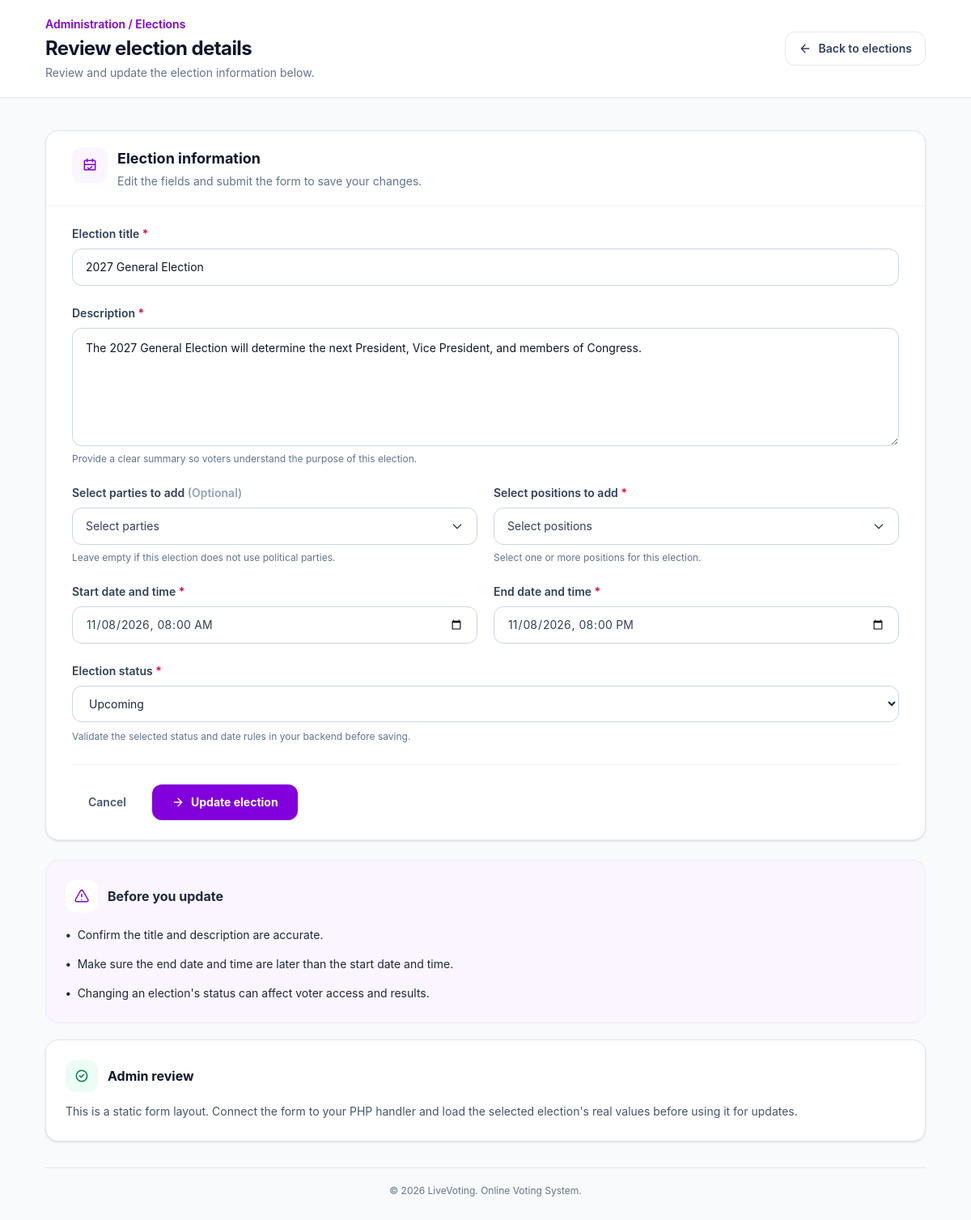
The page /views/admin/review_election_details.php?election=1 (signed in) on the database its author committed.
### tables this page shows
CREATE TABLE elections (
    id INT AUTO_INCREMENT PRIMARY KEY,
    title VARCHAR(100) NOT NULL UNIQUE,
    description TEXT NOT NULL,
    start_date DATETIME NOT NULL,
    end_date DATETIME NOT NULL,
    status ENUM('upcoming', 'ongoing', 'completed') NOT NULL DEFAULT 'upcoming',
    created_at TIMESTAMP DEFAULT CURRENT_TIMESTAMP,
    updated_at TIMESTAMP DEFAULT CURRENT_TIMESTAMP ON UPDATE CURRENT_TIMESTAMP
);

### views/admin/review_election_details.php (the view, shortened to what this page needs)
<?php
require_once APP_ROOT . '/app/config/database.php';
$electionId = filter_input(INPUT_GET, 'election', FILTER_VALIDATE_INT);
$stmt = $pdo->prepare("SELECT * FROM elections WHERE id=?");
$stmt->execute([$electionId]);
$election = $stmt->fetch(PDO::FETCH_ASSOC);
?>
<!DOCTYPE html>
<html lang="en">
<head>
    <link rel="stylesheet" href="../../public/css/app.css">
</head>
<body class="min-h-screen bg-slate-50 text-slate-800">
    <div class="min-h-screen">
        <header class="border-b border-slate-200 bg-white">
            <div class="mx-auto flex max-w-6xl items-center justify-between gap-4 px-4 py-5 sm:px-6 lg:px-8">
                <div>
                    <p class="text-sm font-semibold text-purple-700">Administration / Elections</p>
                    <h1 class="mt-1 text-xl font-bold tracking-tight text-slate-900 sm:text-2xl">Review election details</h1>
                    <p class="mt-1 text-sm text-slate-500">Review and update the election information below.</p>
                </div>
                <a href="../common/elections.php" class="inline-flex shrink-0 items-center gap-2 rounded-xl border border-slate-200 bg-white px-4 py-2.5 text-sm font-semibold text-slate-700 transition hover:bg-slate-100 focus:outline-none focus:ring-4 focus:ring-slate-100">
                    <svg class="h-4 w-4" viewBox="0 0 24 24" fill="none" stroke="currentColor" stroke-width="2" aria-hidden="true">
                        <path stroke-linecap="round" stroke-linejoin="round" d="M19 12H5m7 7-7-7 7-7" />
                    </svg>
                    Back to elections
                </a>
            </div>
        </header>
        <main class="mx-auto max-w-6xl px-4 py-8 sm:px-6 sm:py-10 lg:px-8">
            <div class="grid gap-6 lg:grid-cols-[minmax(0,1fr)_300px]">
                <section class="overflow-hidden rounded-2xl border border-slate-200 bg-white shadow-sm">
                    <div class="border-b border-slate-100 px-5 py-5 sm:px-8">
                        <div class="flex items-start gap-3">
                            <span class="flex h-11 w-11 shrink-0 items-center justify-center rounded-xl bg-purple-50 text-purple-700">
                                <svg class="h-5 w-5" viewBox="0 0 24 24" fill="none" stroke="currentColor" stroke-width="1.8" aria-hidden="true">
                                    <path stroke-linecap="round" stroke-linejoin="round" d="M8 7V3m8 4V3M4 11h16M5 5h14a1 1 0 0 1 1 1v13H4V6a1 1 0 0 1 1-1Z" />
                                    <path stroke-linecap="round" stroke-linejoin="round" d="m9 16 2 2 4-4" />
                                </svg>
                            </span>
                            <div>
                                <h2 class="text-lg font-bold text-slate-900">Election information</h2>
                                <p class="mt-1 text-sm leading-5 text-slate-500">Edit the fields and submit the form to save your changes.</p>
                            </div>
                        </div>
                    </div>
                    <form action="<?= $election['status'] === 'upcoming' ? './review_election_details.php' : '' ?>" method="POST" class="space-y-6 px-5 py-6 sm:px-8 sm:py-8">
                        <div>
                            <label for="title" class="mb-2 block text-sm font-semibold text-slate-700">Election title <span class="text-rose-600">*</span></label>
                            <input id="title" name="title" type="text" value="<?= $election['title'] ?>" placeholder="Enter election title" required class="block w-full rounded-xl border border-slate-300 bg-white px-4 py-3 text-sm text-slate-900 outline-none transition placeholder:text-slate-400 focus:border-purple-500 focus:ring-4 focus:ring-purple-100">
                        </div>
                        <div>
                            <label for="description" class="mb-2 block text-sm font-semibold text-slate-700">Description <span class="text-rose-600">*</span></label>
                            <textarea id="description" name="description" rows="5" required placeholder="Describe the purpose and details of this election" class="block w-full resize-y rounded-xl border border-slate-300 bg-white px-4 py-3 text-sm leading-6 text-slate-900 outline-none transition placeholder:text-slate-400 focus:border-purple-500 focus:ring-4 focus:ring-purple-100"><?= $election['description'] ?></textarea>
                            <p class="mt-2 text-xs text-slate-500">Provide a clear summary so voters understand the purpose of this election.</p>
                        </div>
                        <div class="grid gap-5 sm:grid-cols-2">
                            <div class="relative">
                                <label class="mb-2 block text-sm font-semibold text-slate-700">
                                    Select parties to add
                                    <span class="text-slate-400">(Optional)</span>
                                </label>
                                <button
                                    type="button"
                                    id="partyDropdownButton"
                                    class="flex w-full items-center justify-between rounded-xl border border-slate-300 bg-white px-4 py-3 text-sm text-slate-700 outline-none transition focus:border-purple-500 focus:ring-4 focus:ring-purple-100"
                                    aria-expanded="false"
                                    aria-controls="partyDropdown">
                                    <span id="selectedPartyText">Select parties</span>
                                    <svg
                                        class="h-4 w-4 transition-transform"
                                        id="partyDropdownArrow"
                                        fill="none"
                                        stroke="currentColor"
                                        viewBox="0 0 24 24">
                                        <path
                                            stroke-linecap="round"
                                            stroke-linejoin="round"
                                            stroke-width="2"
                                            d="m19 9-7 7-7-7" />
                                    </svg>
                                </button>
                                <p class="mt-2 text-xs text-slate-500">
                                    Leave empty if this election does not use political parties.
                                </p>
                            </div>
                            <div class="relative">
                                <label class="mb-2 block text-sm font-semibold text-slate-700">
                                    Select positions to add
                                    <span class="text-rose-600">*</span>
                                </label>
                                <button
                                    type="button"
                                    id="positionDropdownButton"
                                    class="flex w-full items-center justify-between rounded-xl border border-slate-300 bg-white px-4 py-3 text-sm text-slate-700 outline-none transition focus:border-purple-500 focus:ring-4 focus:ring-purple-100"
                                    aria-expanded="false"
                                    aria-controls="positionDropdown">
                                    <span id="selectedPositionText">Select positions</span>
                                    <svg
                                        class="h-4 w-4 transition-transform"
                                        id="positionDropdownArrow"
                                        fill="none"
                                        stroke="currentColor"
                                        viewBox="0 0 24 24">
                                        <path
                                            stroke-linecap="round"
                                            stroke-linejoin="round"
                                            stroke-width="2"
                                            d="m19 9-7 7-7-7" />
                                    </svg>
                                </button>
                                <p class="mt-2 text-xs text-slate-500">
                                    Select one or more positions for this election.
                                </p>
                            </div>
                        </div>
                        <div class="grid gap-5 sm:grid-cols-2">
                            <div>
                                <label for="start_date" class="mb-2 block text-sm font-semibold text-slate-700">Start date and time <span class="text-rose-600">*</span></label>
                                <input id="start_date" name="start_date" type="datetime-local" value="<?= $election['start_date'] ?>" required class="block w-full rounded-xl border border-slate-300 bg-white px-4 py-3 text-sm text-slate-700 outline-none transition focus:border-purple-500 focus:ring-4 focus:ring-purple-100">
                            </div>
                            <div>
                                <label for="end_date" class="mb-2 block text-sm font-semibold text-slate-700">End date and time <span class="text-rose-600">*</span></label>
                                <input id="end_date" name="end_date" type="datetime-local" value="<?= $election['end_date'] ?>" required class="block w-full rounded-xl border border-slate-300 bg-white px-4 py-3 text-sm text-slate-700 outline-none transition focus:border-purple-500 focus:ring-4 focus:ring-purple-100">
                            </div>
                        </div>
                        <div>
                            <label for="status" class="mb-2 block text-sm font-semibold text-slate-700">Election status <span class="text-rose-600">*</span></label>
                            <select id="status" name="status" required class="block w-full rounded-xl border border-slate-300 bg-white px-4 py-3 text-sm text-slate-800 outline-none transition focus:border-purple-500 focus:ring-4 focus:ring-purple-100">
                                <option value="upcoming"
                                    <?= $election['status'] === 'upcoming' ? 'selected' : '' ?>>Upcoming</option>
                            </select>
                            <p class="mt-2 text-xs leading-5 text-slate-500">Validate the selected status and date rules in your backend before saving.</p>
                        </div>
                        <div class="flex flex-col-reverse gap-3 border-t border-slate-100 pt-6 sm:flex-row sm:items-center sm:justify-between">
                            <a href="../common/elections.php" class="inline-flex items-center justify-center rounded-xl px-5 py-3 text-sm font-semibold text-slate-600 transition hover:bg-slate-100 hover:text-slate-900">Cancel</a>
                            <?php if ($election['status'] === 'completed' || $election['status'] === 'ongoing'): ?>
                                <p class="mt-2 text-xs leading-5 text-red-500">You can not updated the election details which is completed or in progress.</p>
                            <?php else: ?>
                                <button type="submit" class="inline-flex items-center justify-center gap-2 rounded-xl bg-purple-700 px-6 py-3 text-sm font-bold text-white shadow-sm transition hover:bg-purple-800 focus:outline-none focus:ring-4 focus:ring-purple-200">
                                    <svg class="h-4 w-4" viewBox="0 0 24 24" fill="none" stroke="currentColor" stroke-width="2" aria-hidden="true">
                                        <path stroke-linecap="round" stroke-linejoin="round" d="M5 12h14m-7-7 7 7-7 7" />
                                    </svg>
                                    Update election
                                </button>
                            <?php endif; ?>
                        </div>
                    </form>
                </section>
                <aside class="space-y-5">
                    <section class="rounded-2xl border border-purple-100 bg-purple-50 p-5 sm:p-6">
                        <div class="flex items-center gap-3">
                            <span class="flex h-10 w-10 items-center justify-center rounded-xl bg-white text-purple-700">
                                <svg class="h-5 w-5" viewBox="0 0 24 24" fill="none" stroke="currentColor" stroke-width="1.8" aria-hidden="true">
                                    <path stroke-linecap="round" stroke-linejoin="round" d="M12 9v4m0 4h.01M10.3 3.9 2.7 17.1A2 2 0 0 0 4.4 20h15.2a2 2 0 0 0 1.7-2.9L13.7 3.9a2 2 0 0 0-3.4 0Z" />
                                </svg>
                            </span>
                            <h2 class="font-bold text-purple-950">Before you update</h2>
                        </div>
                        <ul class="mt-4 space-y-3 text-sm leading-6 text-purple-900">
                            <li class="flex gap-2"><span class="font-bold">•</span><span>Confirm the title and description are accurate.</span></li>
                            <li class="flex gap-2"><span class="font-bold">•</span><span>Make sure the end date and time are later than the start date and time.</span></li>
                            <li class="flex gap-2"><span class="font-bold">•</span><span>Changing an election's status can affect voter access and results.</span></li>
                        </ul>
                    </section>
                    <section class="rounded-2xl border border-slate-200 bg-white p-5 shadow-sm sm:p-6">
                        <div class="flex items-center gap-3">
                            <span class="flex h-10 w-10 items-center justify-center rounded-xl bg-emerald-50 text-emerald-700">
                                <svg class="h-5 w-5" viewBox="0 0 24 24" fill="none" stroke="currentColor" stroke-width="1.8" aria-hidden="true">
                                    <path stroke-linecap="round" stroke-linejoin="round" d="m9 12 2 2 4-4m5 2a8 8 0 1 1-16 0 8 8 0 0 1 16 0Z" />
                                </svg>
                            </span>
                            <h2 class="font-bold text-slate-900">Admin review</h2>
                        </div>
                        <p class="mt-3 text-sm leading-6 text-slate-600">This is a static form layout. Connect the form to your PHP handler and load the selected election's real values before using it for updates.</p>
                    </section>
                </aside>
            </div>
            <footer class="mt-8 border-t border-slate-200 pt-5 text-center text-xs text-slate-500">© 2026 LiveVoting. Online Voting System.</footer>
        </main>
    </div>
</body>
</html>

### rows shown on the page
elections: title "2027 General Election", description "The 2027 General Election will determine the next President, Vice President, and members of Congress.", start_date "11/08/2026 08:00", end_date "11/08/2026 20:00", status "Upcoming"
